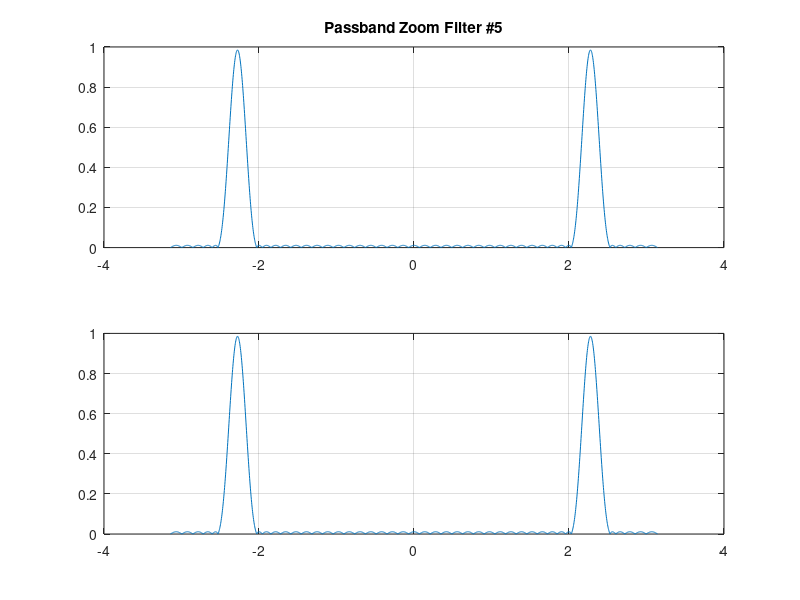

Source code (MATLAB):
% %FILTER #2
fs = 1/(0.3e-3);
% F = [679 764 776 852];
% A = [0 1 0];
% DEV = [0.01 0.02 0.01];
% [N, Fo, Ao, W] = firpmord(F, A, DEV, fs);
% %order is N = 76
% B = firpm(N, Fo, Ao, W);
% %filter coefficients are in B
% 
% figure
ww = -pi:(pi/1000):pi;
% H = freqz(B, 1, ww); 
% subplot(211)
% plot(ww, abs(H)), grid on %to zoom on passband
% title('Passband Zoom Filter #2')
% subplot(212)
% plot(ww, abs(H)), grid on %to zoom on stopband
% title('Stopband Zoom Filter #2')
% xlabel('Normalized Radian Frequency')
% 
% figure
% plot(ww, angle(H)), grid on
% xlabel('Normalized Radian Frequency')
% title('Phase of Frequency Response Filter #2')
% 
% figure
% subplot(211)
% xx = DTMFdial('159D*86A', fs);
% yy = firfilt(B, xx);
% subplot(212)
% plotspec(yy,fs);
% title('Filter #2')


%FILTER #5
F = [1082 1203 1215 1336];
A = [0 1 0];
DEV = [0.01 0.02 0.01];
[N, Fo, Ao, W] = firpmord(F, A, DEV, fs);
%order is N = 48
B5 = firpm(N-4, Fo, Ao, W);
%filter coefficients are in B

figure
H5 = freqz(B5, 1, ww); 
subplot(211)
plot(ww, abs(H5)), grid on %to zoom on passband
title('Passband Zoom Filter #5')
subplot(212)
plot(ww, abs(H5)), grid on %to zoom on stopband
% title('Stopband Zoom Filter #5')
% xlabel('Normalized Radian Frequency')
% 
% figure
% plot(ww, angle(H5)), grid on
% xlabel('Normalized Radian Frequency')
% title('Phase of Frequency Response Filter #5')


% %FILTER #8
% F = [1477 1633];
% A = [0 1];
% DEV = [0.01 0.02];
% [N, Fo, Ao, W] = firpmord(F, A, DEV, fs);
% %order is N =44 - 6
% B8 = firpm(N+6, Fo, Ao, W);
% %filter coefficients are in B
% 
% figure
% H8 = freqz(B8, 1, ww); 
% subplot(211)
% plot(ww, abs(H8)), grid on %to zoom on passband
% title('Passband Zoom Filter #8')
% subplot(212)
% plot(ww, abs(H8)), grid on %to zoom on stopband
% title('Stopband Zoom Filter #8')
% xlabel('Normalized Radian Frequency')
% 
% figure
% plot(ww, angle(H8)), grid on
% xlabel('Normalized Radian Frequency')
% title('Phase of Frequency Response Filter #8')


%PART 3.4
% B = hamming(99);
% H = freqz(B, 1, ww);
% figure
% subplot(211)
% plot(ww, abs(H))
% title('Frequency Response for Hamming Filter')
% subplot(212)
% plot(ww, angle(H))
% xlabel('Normalized Radian Frequency')



